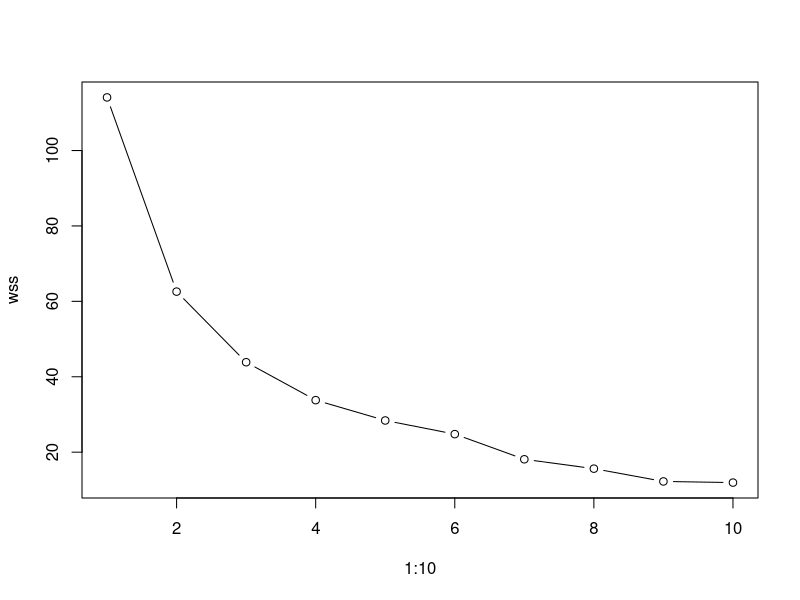
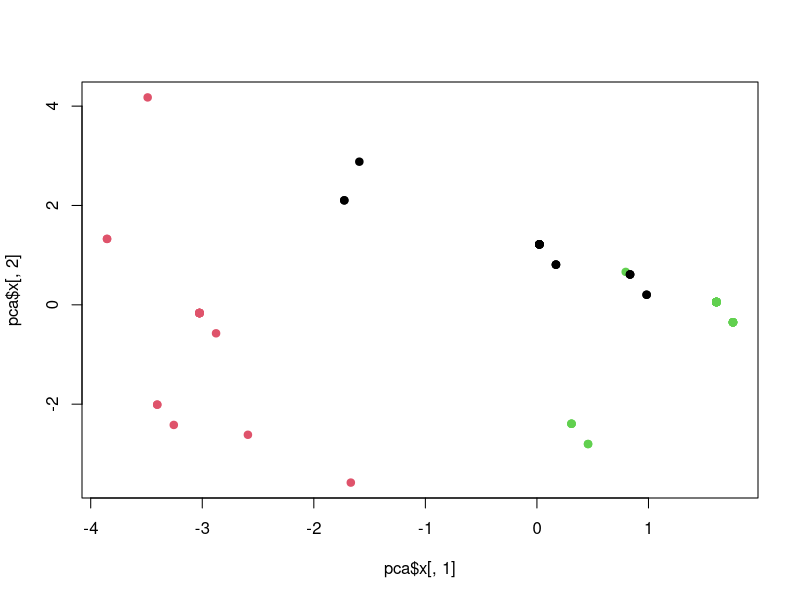

These figures' R source, in order:
## ---- chunk 1
knitr::opts_chunk$set(echo = TRUE)
library(tidyverse)
library(lubridate)
library(randomForest)
## ---- chunk 2

# Carreguem el dataset.
df <- read_csv("cido_oposicions.csv")

# Recorrem totes les columnes del dataframe i substituïm cadena buida, espai, "Vegeu les bases" per NA.

df <- df %>%
  mutate(across(everything(),
                ~na_if(., "") %>% na_if(" ") %>% na_if("Vegeu les bases")))

# Extraiem només la data inicial dins les columnes de dates i convertim les columnes de dates a format Date.

date_cols <- c(
  "Inici de presentació de sol·licituds",
  "Finalització de presentació de sol·licituds"
)

df <- df %>%
  mutate(across(
    all_of(date_cols),
    ~ dmy(str_extract(.x, "\\d{2}/\\d{2}/\\d{4}"))
  ))

## ---- chunk 3
# Convertim les diverses columnes de text en factors. Això facilita l'anàlisi estadística i visualització i prepara el dataset per a models de machine learning que requereixen factors per generar dummies.
df <- df %>%
  mutate(
    status = as.factor(status),
    `Sistema de selecció` = as.factor(`Sistema de selecció`),
    `Tipus de personal` = as.factor(`Tipus de personal`),
    `Grup de titulació o assimilat` = as.factor(`Grup de titulació o assimilat`)
  )

## ---- chunk 4
# Mostrem un resum estadístic de la columna
summary(df$`Finalització de presentació de sol·licituds`)
## ---- chunk 5
# Convertim el camp Matèries en una llista utilitzant la coma com a separador.
df <- df %>%
  mutate(Matèries = str_split(Matèries, ",\\s*"))
## ---- chunk 6
# Creem variables derivades, per exemple, detectar si es demana anglès.
df <- df %>%
  mutate(
    requereix_angles = if_else(str_detect(`Altres requisits`, regex("angl", ignore_case = TRUE)), 1, 0)
  )
## ---- chunk 7
# Normalitzem el text: minúscules, eliminació d'accents, eliminació de símbols.
df <- df %>%
  mutate(across(where(is.character), ~str_to_lower(.) %>% stringi::stri_trans_general("Latin-ASCII")))
## ---- chunk 8
# Eliminem duplicats.
df <- df %>% distinct()
## ---- chunk 9
# Creem la variable binària anglès si el camp altres requisits conté "angl".
# Creem la variable binària català si el camp altres requisits conté "c1".
# Creem la variable binària informàtica si el camp Matèries conté "Informàtica".
# Amb el select ens quedem amb les variables interessants per entrenar el model.
# Amb el drop_na() eliminem totes les files que continguin algun NA en aquestes columnes. 
df_model <- df %>%
  mutate(
    angles = if_else(str_detect(`Altres requisits`, "angl"), 1, 0),
    catala = if_else(str_detect(`Altres requisits`, "c1"), 1, 0),
    informatica = if_else(str_detect(Matèries, "Informàtica"), 1, 0)
  ) %>%
  select(`Grup de titulació o assimilat`, `Sistema de selecció`,
         `Tipus de personal`, angles, catala, informatica) %>%
  drop_na()

# Convertim a factor la variable objectiu.
df_model$`Grup de titulació o assimilat` <- as.factor(df_model$`Grup de titulació o assimilat`)

## ---- chunk 10
# Fem un rename de certes columnes per simplificar els noms de les variables. 
df_model <- df_model %>%
  rename(
    grup = `Grup de titulació o assimilat`,
    sistema = `Sistema de selecció`,
    tipus = `Tipus de personal`
  )

# Entrenem el model Random Forest.
set.seed(123)
rf <- randomForest(grup ~ ., data = df_model, ntree = 300)
print(rf)
## ---- chunk 11
df_cluster <- df_model %>%
  mutate(
    sistema = as.factor(sistema),
    tipus = as.factor(tipus)
  ) %>%
  select(sistema, tipus, angles, catala, informatica) %>%
  model.matrix(~ . - 1, data = .) %>%
  as.data.frame()


## ---- chunk 12
set.seed(123)
wss <- sapply(1:10, function(k){
  kmeans(df_cluster, centers = k, nstart = 20)$tot.withinss
})

plot(1:10, wss, type = "b")

## ---- chunk 13
# Entrenem el model k-means amb 3 clústers.
set.seed(123)
k <- kmeans(df_cluster, centers = 3, nstart = 25)
df_cluster$cluster <- k$cluster
## ---- chunk 14
# Calculem les mitjanes de cada variable dins de cada clúster. 
taula_clusters <- aggregate(
  df_cluster[, -ncol(df_cluster)],
  by = list(cluster = df_cluster$cluster),
  FUN = mean
)

print(taula_clusters)
## ---- chunk 15
df_pca <- df_cluster[, -ncol(df_cluster)] 

df_pca <- df_pca[, sapply(df_pca, function(x) length(unique(x)) > 1)]

pca <- prcomp(df_pca, scale. = TRUE)
plot(pca$x[,1], pca$x[,2], col = df_cluster$cluster, pch = 19)

## ---- chunk 16
taula <- table(df_model$grup, df_model$angles)
chisq.test(taula)

fisher.test(taula)
